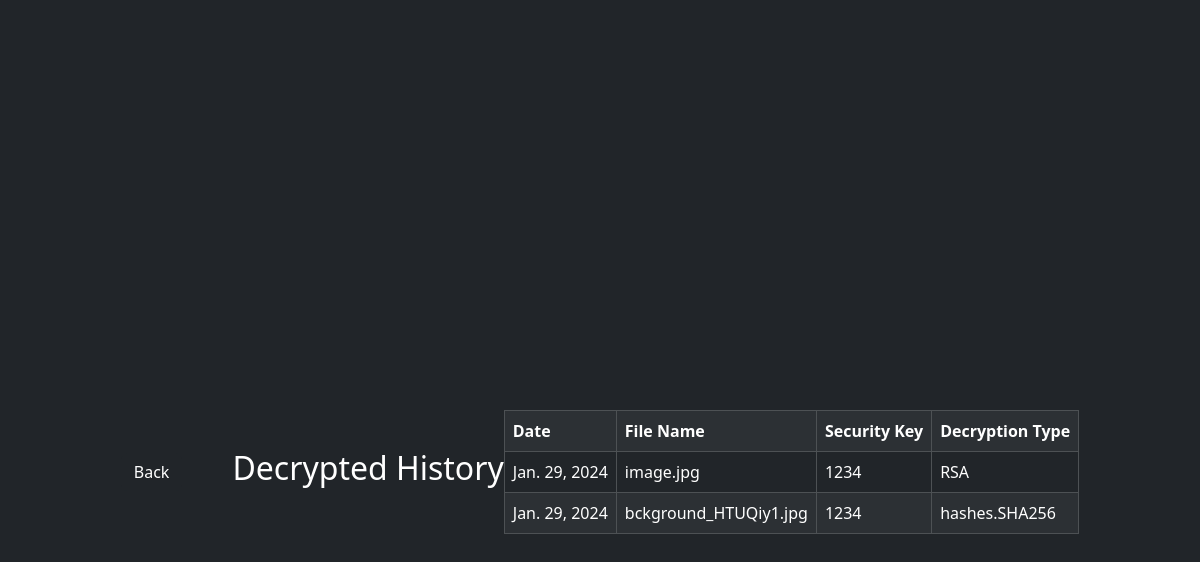
/history2 (signed in), run on an earlier commit of the app's database.
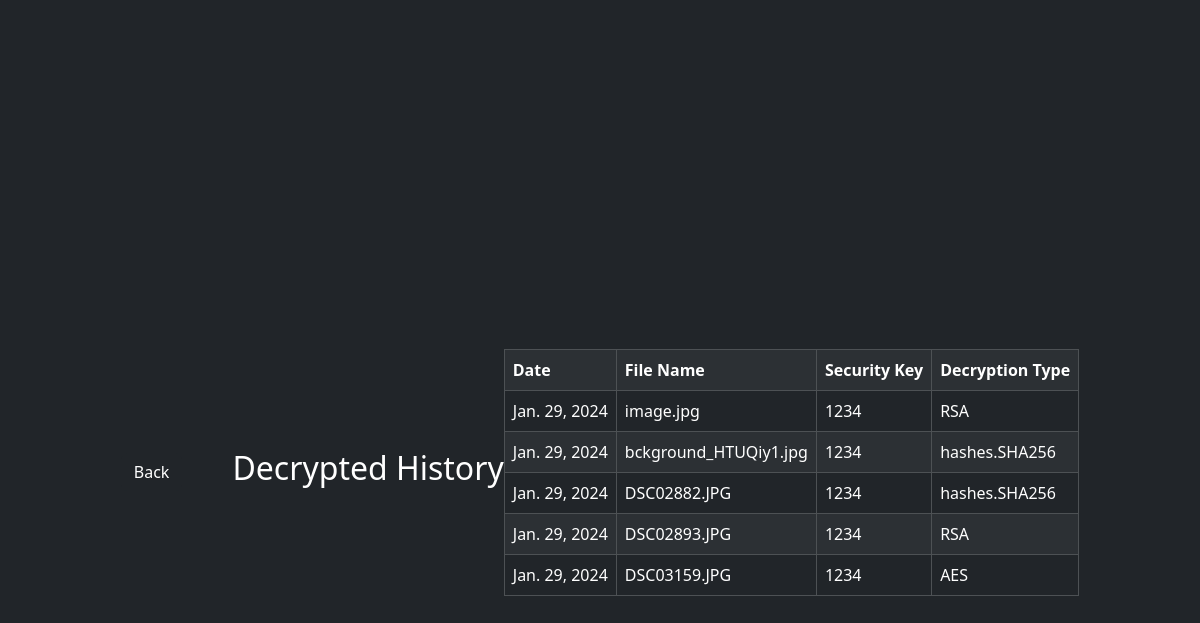
And on a later commit of the database.
### app/models.py (models this page shows, shortened)
class DecryptionRequest(models.Model):
    algorithm_choices = [
        ('hashes.SHA256', 'hashes.SHA256'),
        ('RSA', 'RSA'),
        ('AES', 'AES'),
    ]
    user_id = models.ForeignKey(User, on_delete=models.CASCADE)
    uploaded_file = models.FileField()
    password = models.CharField(max_length=100)
    algorith = models.CharField(max_length=20, choices=algorithm_choices)
    date = models.DateField(auto_now_add=True, null=True)  # Store the algorithm used for encryption

### app/views.py (the view)
# urls.py: path('history2',views.history2),
def history2(request):
    tem = request.session['uid']
    vpro = User.objects.get(id=tem)
    decrypted_files = DecryptionRequest.objects.filter(user_id=vpro)
    return render(request,'history2.html',{'decrypted_file':decrypted_files})

### template/history2.html (shortened to what this page needs)
<!DOCTYPE html>
<html lang="en">
    {% load static %}
<head>
    <link rel="stylesheet" href="{% static 'history\history.css' %}">
	<link href="https://cdn.jsdelivr.net/npm/bootstrap@5.3.2/dist/css/bootstrap.min.css" rel="stylesheet">
</head>
<body class="bg-dark ">
    <div class="container my-5">
		<a href="{% url 'userprofile' %}"><button class="btn btn-dark text-white float-end justify-content-around  " style="margin-right: 50px;">Back</button></a>
		<h2 class="text-white text-center ">Decrypted History</h2>
        <div>
            <table class="table w-100 my-5 table-bordered table-striped table-hover table-dark">
              <tr>
                <th>Date</th>
                <th>File Name</th>
                <th>Security Key</th>
                <th>Decryption Type</th>
              </tr>
              {% for i in decrypted_file %}
              <tr>
                <td>{{i.date}}</td>
                <td>{{i.uploaded_file}}</td>
                <td>{{i.password}}</td>
                <td>{{i.algorith}}</td>
              </tr>
              {% endfor %}
            </table>
        </div>
    </div>
</body>
</html>

What changed in the data, as far as the page shows it:
added DecryptionRequest: date "Jan. 29, 2024", uploaded_file "DSC02882.JPG", password "1234", algorith "hashes.SHA256"
added DecryptionRequest: date "Jan. 29, 2024", uploaded_file "DSC02893.JPG", password "1234", algorith "RSA"
added DecryptionRequest: date "Jan. 29, 2024", uploaded_file "DSC03159.JPG", password "1234", algorith "AES"
